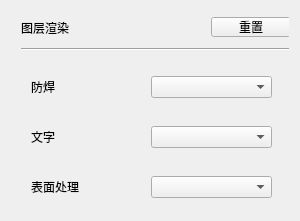
<?xml version="1.0" encoding="UTF-8"?>
<ui version="4.0">
 <class>LayerRenderWidget</class>
 <widget class="QWidget" name="LayerRenderWidget">
  <property name="geometry">
   <rect>
    <x>0</x>
    <y>0</y>
    <width>300</width>
    <height>221</height>
   </rect>
  </property>
  <property name="windowTitle">
   <string>Form</string>
  </property>
  <layout class="QHBoxLayout" name="horizontalLayout">
   <item>
    <widget class="QWidget" name="verticalWidget" native="true">
     <widget class="QLabel" name="label">
      <property name="geometry">
       <rect>
        <x>10</x>
        <y>11</y>
        <width>54</width>
        <height>12</height>
       </rect>
      </property>
      <property name="text">
       <string>图层渲染</string>
      </property>
     </widget>
     <widget class="QPushButton" name="resetPushButton">
      <property name="geometry">
       <rect>
        <x>200</x>
        <y>6</y>
        <width>80</width>
        <height>20</height>
       </rect>
      </property>
      <property name="text">
       <string>重置</string>
      </property>
     </widget>
     <widget class="Line" name="line">
      <property name="geometry">
       <rect>
        <x>10</x>
        <y>30</y>
        <width>271</width>
        <height>16</height>
       </rect>
      </property>
      <property name="orientation">
       <enum>Qt::Horizontal</enum>
      </property>
     </widget>
     <widget class="QLabel" name="label_2">
      <property name="geometry">
       <rect>
        <x>20</x>
        <y>70</y>
        <width>54</width>
        <height>12</height>
       </rect>
      </property>
      <property name="text">
       <string>防焊</string>
      </property>
     </widget>
     <widget class="QLabel" name="label_3">
      <property name="geometry">
       <rect>
        <x>20</x>
        <y>120</y>
        <width>54</width>
        <height>12</height>
       </rect>
      </property>
      <property name="text">
       <string>文字</string>
      </property>
     </widget>
     <widget class="QLabel" name="label_4">
      <property name="geometry">
       <rect>
        <x>20</x>
        <y>170</y>
        <width>54</width>
        <height>12</height>
       </rect>
      </property>
      <property name="text">
       <string>表面处理</string>
      </property>
     </widget>
     <widget class="QComboBox" name="comboBox">
      <property name="geometry">
       <rect>
        <x>140</x>
        <y>65</y>
        <width>121</width>
        <height>22</height>
       </rect>
      </property>
     </widget>
     <widget class="QComboBox" name="comboBox_2">
      <property name="geometry">
       <rect>
        <x>140</x>
        <y>115</y>
        <width>121</width>
        <height>22</height>
       </rect>
      </property>
     </widget>
     <widget class="QComboBox" name="comboBox_3">
      <property name="geometry">
       <rect>
        <x>140</x>
        <y>165</y>
        <width>121</width>
        <height>22</height>
       </rect>
      </property>
     </widget>
    </widget>
   </item>
  </layout>
 </widget>
 <resources/>
 <connections/>
</ui>
